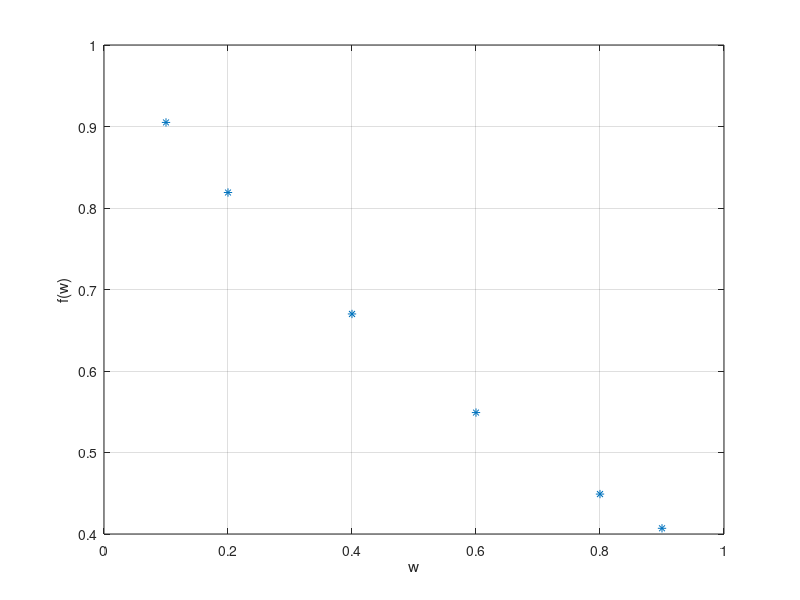

Recreate this plot in MATLAB.
clc; clear all; clc;

x = [0.1 0.2 0.4 0.6 0.8 0.9];
y = [0.905 0.819 0.67 0.549 0.449 0.407];
plot(x,y,'*')
xlabel('w')
ylabel('f(w)')
grid on